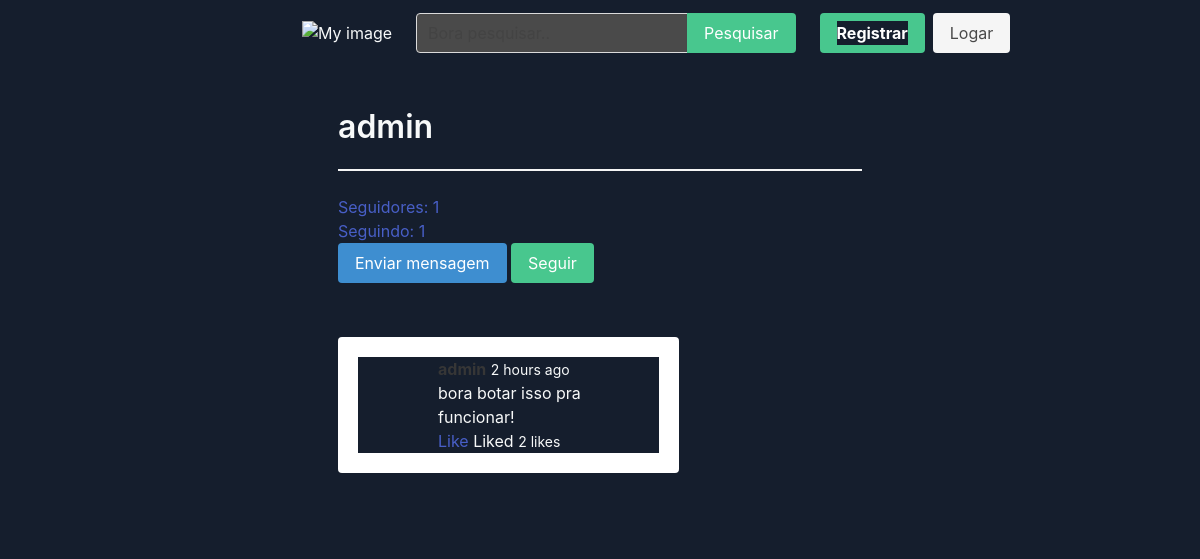
The page /u/admin/ on the database its author committed.
### apps/profile/models.py (models this page shows)
class profile(models.Model):
    user = models.OneToOneField(User, on_delete=models.CASCADE)
    follows = models.ManyToManyField('self', related_name='followed_by', symmetrical=False)
    avatar = models.ImageField(upload_to='uploads/', blank=True, null=True)

### apps/feed/models.py (models this page shows)
class Oink(models.Model):
    body = models.CharField(max_length=255)
    created_by = models.ForeignKey(User, related_name='oinks', on_delete=models.CASCADE)
    created_at = models.DateTimeField(auto_now_add=True)
    class Meta:
        ordering = ('-created_at',)

### apps/profile/views.py (the view)
# urls.py: path('u/<str:username>/', profile, name='profile'),
def profile(request, username):
    user = get_object_or_404(User, username=username)
    oinks = user.oinks.all()
    for oink in oinks:
        likes = oink.likes.filter(created_by_id=request.user.id)
        if likes.count() > 0:
            oink.liked = True
        else:
            oink.liked = False
    context = {
        'user': user,
        'oinks': oinks
    }
    return render(request, 'profile/profile.html', context)

### apps/notification/context_processors.py (called while the page is built)
def notifications(request):
    if request.user.is_authenticated:
        return {'notifications': request.user.notifications.filter(is_read=False)}
    else:
        return {'notifications': []}

### apps/profile/templates/profile/profile.html (shortened to what this page needs)
{% extends 'core/base.html' %} {% load humanize %} {% block content %}
<div class="container" id="profile">
  <div class="columns">
    <div class="column is-12">
      <h1 class="title">{{ user.username }}</h1>
      <hr />
      <p>
        <a href="{% url 'followers' user.username %}"
          >Seguidores: {{ user.profile.followed_by.count }}</a
        >
      </p>
      <p>
        <a href="{% url 'follows' user.username %}"
          >Seguindo: {{ user.profile.follows.count }}</a
        >
      </p>
      {% if user != request.user %}
      <a href="{% url 'conversation' user.id %}" class="button is-info"
        >Enviar mensagem</a
      >
      {% if request.user.profile in user.profile.followed_by.all %}
      <a href="{% url 'unfollow' user.username %}" class="button is-danger"
        >Parar de seguir</a
      >
      {% else %}
      <a href="{% url 'follow' user.username %}" class="button is-success"
        >Seguir</a
      >
      {% endif %} {% endif %}
    </div>
  </div>
  <div class="columns">
    <div class="column is-8">
      <div class="wrapper-oinks">
        {% for oink in oinks %}
        <div class="oink">
          <article class="media">
            <figure class="media-left">
              <p class="image is-64x64">
              </p>
            </figure>
            <div class="media-content">
              <div class="content">
                <p>
                  <strong>{{ oink.created_by.username }}</strong>
                  <small>{{ oink.created_at|naturaltime }}</small>
                  <br />
                  {{ oink.body }}
                  <br />
                  <a
                    @click="likeOink({{ oink.id}})"
                    v-if="!liked_oinks.includes({{ oink.id }})"
                    >Like</a
                  >
                  <span v-if="liked_oinks.includes({{ oink.id }})">Liked</span>
                  <small id="likes-{{ oink.id }}"
                    >{{ oink.likes.count }} likes</small
                  >
                </p>
              </div>
            </div>
          </article>
        </div>
        {% endfor %}
      </div>
    </div>
  </div>
</div>
{% endblock %}

### static/css/main.css (style rules this page uses)
body { padding: 5px 290px; background: #151e2d; height: 100vh; }
* { background: #151e2d; color: #f7f9f9; }
.wrapper-oinks { margin-top: 30px; }
.wrapper-oinks .oink, .notifications-wrapper .media { margin-bottom: 10px; padding: 20px; border-radius: 4px; background: #fff; }
.title { color: #f7f9f9; }

### rows shown on the page
Oink: created_by.username "admin", created_at "2 hours ago", body "bora botar isso pra funcionar!", likes.count "2"

### other values the page prints
{{ user.username }} "admin"
{{ user.profile.followed_by.count }} "1"
{{ user.profile.follows.count }} "1"
